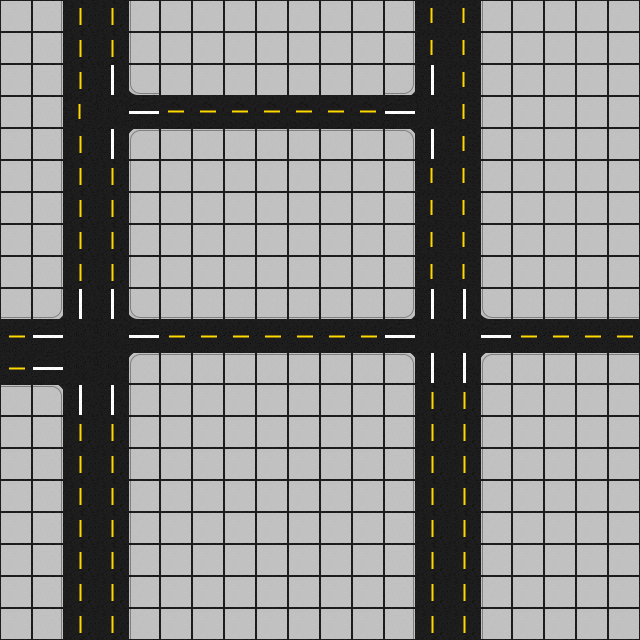

This is a level from a 2D game, rendered from its Tiled map with the project's own tilesets. A one-line summary and the complete map file follow:
An orthogonal 20x20 tile map with 32x32 px tiles, 1 tile layer (Tile Layer 1) and 15 objects (8x car, 4x wall, 2x sign, hazard).

<map version="1.10" tiledversion="1.10.2" orientation="orthogonal" renderorder="right-down" width="20" height="20" tilewidth="32" tileheight="32" infinite="0" nextlayerid="6" nextobjectid="19">
 <tileset firstgid="1" source="str.tsx" />
 <layer id="1" name="Tile Layer 1" width="20" height="20">
  <data encoding="csv">
49,44,46,46,48,49,49,49,49,49,49,49,44,4,4,48,49,49,49,49,
49,44,46,46,48,49,49,49,49,49,49,49,44,4,4,48,49,49,49,49,
49,44,46,11,13,49,49,49,49,49,49,49,9,11,4,48,49,49,49,49,
49,44,4,25,27,22,22,22,22,22,22,22,27,25,4,48,49,49,49,49,
49,44,46,11,41,36,36,36,36,36,36,36,37,11,4,48,49,49,49,49,
49,44,46,46,48,49,49,49,49,49,49,49,44,4,4,48,49,49,49,49,
49,44,46,46,48,49,49,49,49,49,49,49,44,4,4,48,49,49,49,49,
49,44,46,46,48,49,49,49,49,49,49,49,44,4,4,48,49,49,49,49,
49,44,46,46,48,49,49,49,49,49,49,49,44,4,4,48,49,49,49,49,
8,9,11,11,13,8,8,8,8,8,8,8,9,11,11,13,8,8,8,8,
28,27,25,25,27,28,28,28,28,28,28,28,27,25,25,27,28,28,28,28,
28,27,25,25,41,36,36,36,36,36,36,36,37,11,11,41,36,36,36,36,
36,37,11,11,48,49,49,49,49,49,49,49,44,46,46,48,49,49,49,49,
49,44,46,46,48,49,49,49,49,49,49,49,44,46,46,48,49,49,49,49,
49,44,46,46,48,49,49,49,49,49,49,49,44,46,46,48,49,49,49,49,
49,44,46,46,48,49,49,49,49,49,49,49,44,46,46,48,49,49,49,49,
49,44,46,46,48,49,49,49,49,49,49,49,44,46,46,48,49,49,49,49,
49,44,46,46,48,49,49,49,49,49,49,49,44,46,46,48,49,49,49,49,
49,44,46,46,48,49,49,49,49,49,49,49,44,46,46,48,49,49,49,49,
49,44,46,46,48,49,49,49,49,49,49,49,44,46,46,48,49,49,49,49
</data>
 </layer>
 <objectgroup id="2" name="cars" visible="0">
  <object id="12" name="8" type="car" x="0" y="320" width="30" height="30">
   <properties>
    <property name="action" value="forward" />
    <property name="orientation" value="right" />
    <property name="turn" value="right" />
   </properties>
  </object>
  <object id="13" name="7" type="car" x="64" y="576" width="30" height="30">
   <properties>
    <property name="action" value="forward" />
    <property name="orientation" value="up" />
    <property name="turn" value="right" />
   </properties>
  </object>
  <object id="16" name="6" type="car" x="416" y="448" width="30" height="30">
   <properties>
    <property name="action" value="forward" />
    <property name="orientation" value="up" />
   </properties>
  </object>
  <object id="17" name="5" type="car" x="448" y="448" width="30" height="30">
   <properties>
    <property name="action" value="forward" />
    <property name="orientation" value="up" />
   </properties>
  </object>
  <object id="18" name="4" type="car" x="416" y="192" width="30" height="30">
   <properties>
    <property name="action" value="forward" />
    <property name="orientation" value="up" />
   </properties>
  </object>
  <object id="7" name="3" type="car" x="416" y="32" width="30" height="30">
   <properties>
    <property name="action" value="forward" />
    <property name="orientation" value="down" />
    <property name="turn" value="right" />
   </properties>
  </object>
  <object id="8" name="2" type="car" x="448" y="256" width="30" height="30">
   <properties>
    <property name="action" value="forward" />
    <property name="orientation" value="up" />
   </properties>
  </object>
  <object id="9" name="1" type="car" x="96" y="480" width="30" height="30">
   <properties>
    <property name="action" value="forward" />
    <property name="orientation" value="up" />
   </properties>
  </object>
 </objectgroup>
 <objectgroup id="3" name="walls" visible="0">
  <object id="3" name="none" type="wall" x="64" y="320" width="64" height="32" />
  <object id="5" name="right" type="wall" x="416" y="96" width="64" height="32">
   <properties>
    <property name="forbidden" value="right" />
   </properties>
  </object>
  <object id="6" name="none" type="wall" x="416" y="320" width="64" height="32" />
  <object id="10" name="left" type="wall" x="64" y="96" width="64" height="32">
   <properties>
    <property name="forbidden" value="left" />
   </properties>
  </object>
 </objectgroup>
 <objectgroup id="5" name="hazards" visible="0">
  <object id="11" name="plocnik" type="hazard" x="0" y="96" width="64" height="32" />
 </objectgroup>
 <objectgroup id="4" name="signs" visible="0">
  <object id="1" name="right" type="sign" x="320" y="320" width="32" height="32">
   <properties>
    <property name="default" value="right" />
    <property name="orientation" value="right" />
    <property name="turn" value="lfr" />
   </properties>
  </object>
  <object id="2" name="left" type="sign" x="192" y="96" width="32" height="32">
   <properties>
    <property name="default" value="forward" />
    <property name="orientation" value="left" />
    <property name="turn" value="lfr" />
   </properties>
  </object>
 </objectgroup>
</map>
